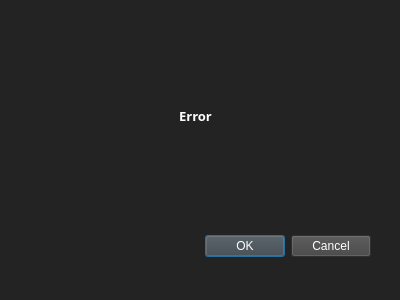
<?xml version="1.0" encoding="UTF-8"?>
<ui version="4.0">
 <class>error_window</class>
 <widget class="QDialog" name="error_window">
  <property name="geometry">
   <rect>
    <x>0</x>
    <y>0</y>
    <width>400</width>
    <height>300</height>
   </rect>
  </property>
  <property name="maximumSize">
   <size>
    <width>400</width>
    <height>300</height>
   </size>
  </property>
  <property name="font">
   <font>
    <family>Hack</family>
    <pointsize>12</pointsize>
   </font>
  </property>
  <property name="windowTitle">
   <string>Attention Error</string>
  </property>
  <property name="windowIcon">
   <iconset>
    <normaloff>images/main_icon.png</normaloff>images/main_icon.png</iconset>
  </property>
  <property name="styleSheet">
   <string notr="true">background-color: rgb(35, 35, 35);
border-color: rgb(42, 42, 42);
color: rgb(255, 255, 255);</string>
  </property>
  <widget class="QDialogButtonBox" name="buttonBox">
   <property name="geometry">
    <rect>
     <x>30</x>
     <y>221</y>
     <width>341</width>
     <height>51</height>
    </rect>
   </property>
   <property name="styleSheet">
    <string notr="true">background-color: rgb(66, 66, 66);
border-color: rgb(255, 255, 255);</string>
   </property>
   <property name="orientation">
    <enum>Qt::Horizontal</enum>
   </property>
   <property name="standardButtons">
    <set>QDialogButtonBox::Cancel|QDialogButtonBox::Ok</set>
   </property>
  </widget>
  <widget class="QLabel" name="error_msg">
   <property name="geometry">
    <rect>
     <x>50</x>
     <y>50</y>
     <width>291</width>
     <height>131</height>
    </rect>
   </property>
   <property name="font">
    <font>
     <family>Hack</family>
     <pointsize>10</pointsize>
     <weight>75</weight>
     <bold>true</bold>
    </font>
   </property>
   <property name="cursor">
    <cursorShape>ForbiddenCursor</cursorShape>
   </property>
   <property name="styleSheet">
    <string notr="true">background-color: rgb(35, 35, 35);
border-color: rgb(42, 42, 42);
color: rgb(255, 255, 255);</string>
   </property>
   <property name="text">
    <string>Error</string>
   </property>
   <property name="alignment">
    <set>Qt::AlignCenter</set>
   </property>
   <property name="wordWrap">
    <bool>false</bool>
   </property>
  </widget>
 </widget>
 <resources/>
 <connections>
  <connection>
   <sender>buttonBox</sender>
   <signal>accepted()</signal>
   <receiver>error_window</receiver>
   <slot>accept()</slot>
   <hints>
    <hint type="sourcelabel">
     <x>248</x>
     <y>254</y>
    </hint>
    <hint type="destinationlabel">
     <x>157</x>
     <y>274</y>
    </hint>
   </hints>
  </connection>
  <connection>
   <sender>buttonBox</sender>
   <signal>rejected()</signal>
   <receiver>error_window</receiver>
   <slot>reject()</slot>
   <hints>
    <hint type="sourcelabel">
     <x>316</x>
     <y>260</y>
    </hint>
    <hint type="destinationlabel">
     <x>286</x>
     <y>274</y>
    </hint>
   </hints>
  </connection>
 </connections>
</ui>
